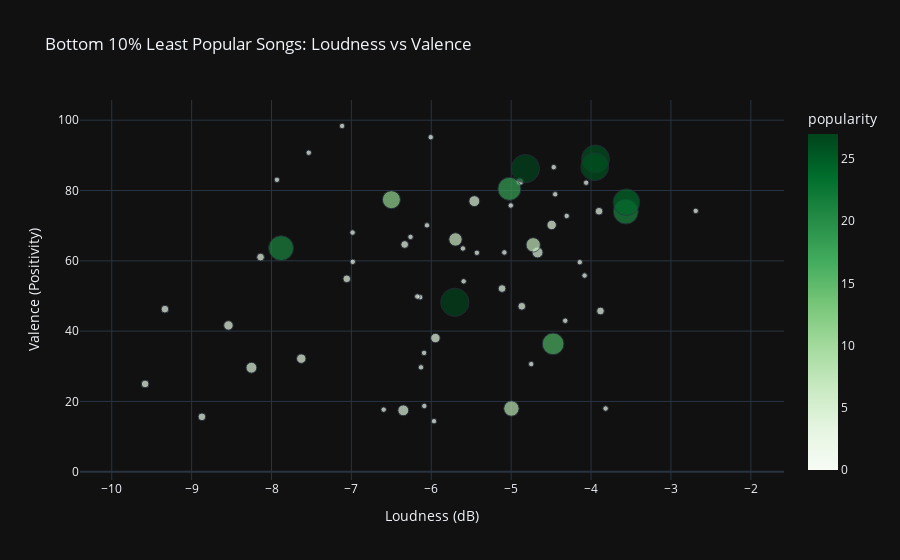

Notebook cell for this chart:
### Code cell
# Plot for Bottom 10% songs
fig_bottom = px.scatter(bottom_songs_df, x='loudness', y='valence', 
                        color='popularity', 
                        title="Bottom 10% Least Popular Songs: Loudness vs Valence",
                        labels={'loudness': 'Loudness (dB)', 'valence': 'Valence (Positivity)'},
                        hover_name='song',  # Use the song title for hover text
                        size='popularity',
                        color_continuous_scale=px.colors.sequential.Greens,
                        template='plotly_dark')

# Show plot
fig_bottom.show()

### Figure 1 — Plotly figure (JSON) as saved in the notebook; plotly's stock layout.template omitted (floating-point values rounded to 4 significant figures; data arrays with more than 128 entries replaced by an {"elided": "..."} marker saying what was removed)
{"data": [{"hovertemplate": "<b>%{hovertext}</b><br><br>Loudness (dB)=%{x}<br>Valence (Positivity)=%{y}<br>popularity=%{marker.color}<extra></extra>", "hovertext": {"elided": "183 mixed values"}, "legendgroup": "", "marker": {"color": {"elided": "183 int values"}, "coloraxis": "coloraxis", "size": {"elided": "183 int values"}, "sizemode": "area", "sizeref": 0.0675, "symbol": "circle"}, "mode": "markers", "name": "", "orientation": "v", "showlegend": false, "type": "scatter", "x": {"elided": "183 float values"}, "xaxis": "x", "y": {"elided": "183 float values"}, "yaxis": "y"}], "layout": {"coloraxis": {"colorbar": {"title": {"text": "popularity"}}, "colorscale": [[0, "rgb(247,252,245)"], [0.125, "rgb(229,245,224)"], [0.25, "rgb(199,233,192)"], [0.375, "rgb(161,217,155)"], [0.5, "rgb(116,196,118)"], [0.625, "rgb(65,171,93)"], [0.75, "rgb(35,139,69)"], [0.875, "rgb(0,109,44)"], [1, "rgb(0,68,27)"]]}, "legend": {"itemsizing": "constant", "tracegroupgap": 0}, "title": {"text": "Bottom 10% Least Popular Songs: Loudness vs Valence"}, "xaxis": {"anchor": "y", "domain": [0, 1], "title": {"text": "Loudness (dB)"}}, "yaxis": {"anchor": "x", "domain": [0, 1], "title": {"text": "Valence (Positivity)"}}}}
